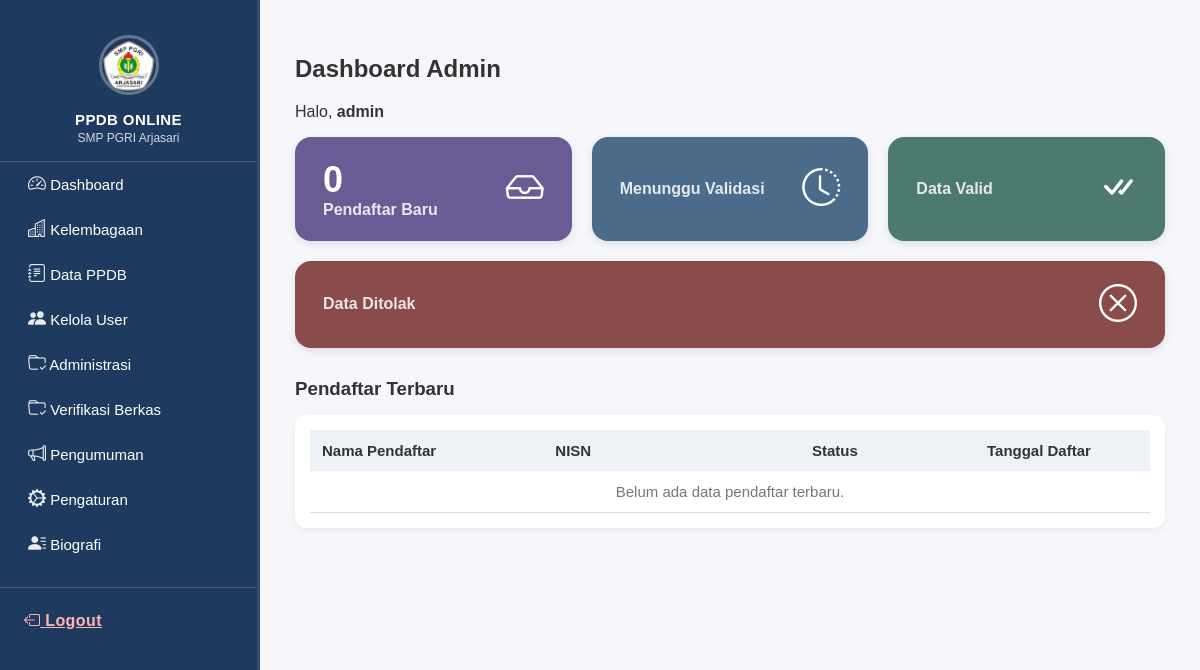
The app's page /admin/dashboard (signed in), older data.
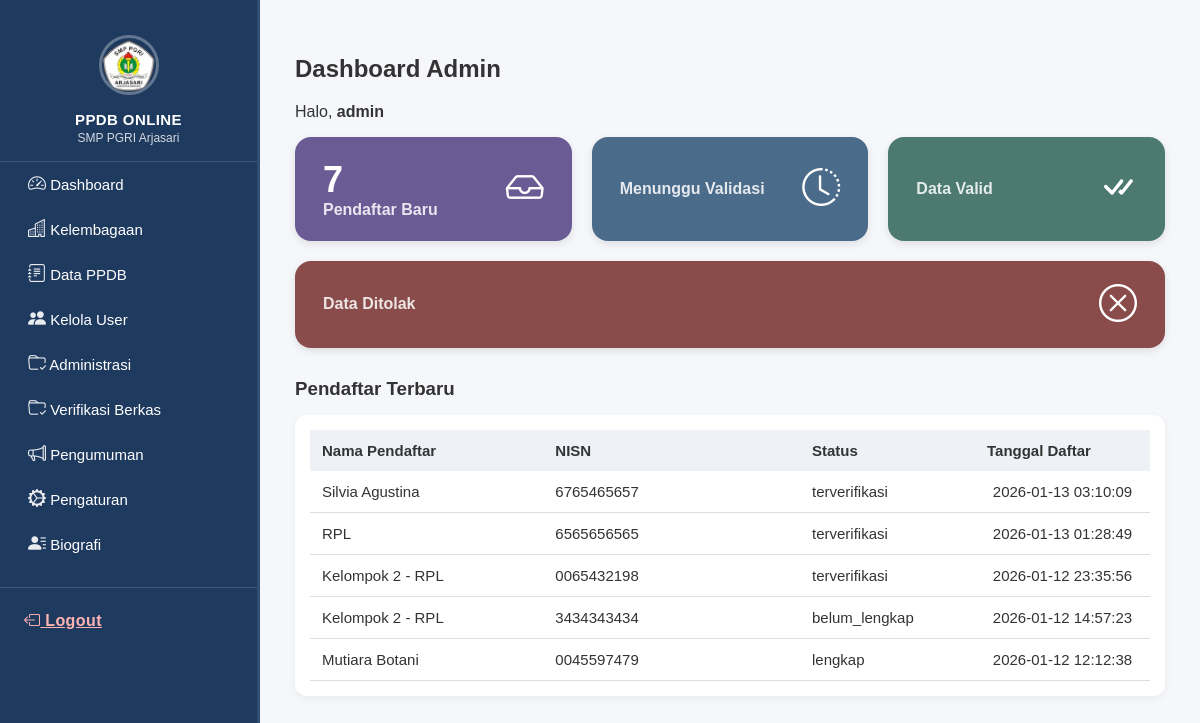
The same page, newer data.
### tables this page shows
CREATE TABLE `pendaftar` (
  `id_pendaftar` int NOT NULL,
  `id_pengguna` int DEFAULT NULL,
  `nik` varchar(16) DEFAULT NULL,
  `nisn` varchar(10) DEFAULT NULL,
  `nama_lengkap` varchar(100) DEFAULT NULL,
  `jenis_kelamin` enum('Laki-laki','Perempuan') DEFAULT NULL,
  `tempat_lahir` varchar(50) DEFAULT NULL,
  `tanggal_lahir` date DEFAULT NULL,
  `agama` enum('Islam','Kristen','Katolik','Hindu','Budha','Konghucu','Lainnya') DEFAULT NULL,
  `alamat` text,
  `status_tinggal` enum('bersama_ortu','wali','kost','asrama','lainnya') DEFAULT 'bersama_ortu',
  `asal_sekolah` varchar(100) DEFAULT NULL,
  `anak_ke` int DEFAULT NULL,
  `jumlah_saudara` int DEFAULT NULL,
  `status_anak` enum('kandung','tiri','angkat') NOT NULL,
  `yatim_status` enum('bukan','yatim','piatu','yatim_piatu') DEFAULT 'bukan',
  `bahasa_rumah` varchar(100) DEFAULT NULL,
  `tinggi_badan` int DEFAULT NULL,
  `berat_badan` int DEFAULT NULL,
  `penyakit` text,
  `tahun_lulus` year DEFAULT NULL,
  `nomor_hp` varchar(20) DEFAULT NULL,
  `email` varchar(100) DEFAULT NULL,
  `tanggal_daftar` timestamp NULL DEFAULT CURRENT_TIMESTAMP,
  `status_data` enum('belum_lengkap','lengkap','terverifikasi') DEFAULT 'belum_lengkap'
);

### core/Router.php (called while the page is built, shortened)
<?php
class Router {
    private $routes = [];
    public function get($uri, $action){
        $this->routes['GET'][$uri] = $action;
    }
    public function post($uri, $action){
        $this->routes['POST'][$uri] = $action;
    }
    public function run(){
        $uri = parse_url($_SERVER['REQUEST_URI'], PHP_URL_PATH);
        $method = $_SERVER['REQUEST_METHOD'];
        $route = $this->routes[$method][$uri] ?? null;
        list($controller, $method) = explode('@', $route);
        $object = new $controller;
        return $object->$method();
    }
}

### index.php (called while the page is built, shortened)
<?php
require_once __DIR__ . "/core/Config.php";
require_once __DIR__ . "/core/Router.php";
$router = new Router();
$router->get('/', 'AuthController@homepage');
$router->get('/login', 'AuthController@login');
$router->post('/login', 'AuthController@processLogin');
$router->get('/register', 'AuthController@register');
$router->post('/register/process', 'AuthController@processRegister');
$router->get('/dashboard', 'DashboardController@index');
$router->get('/dashboard/kelembagaan', 'DashboardController@kelembagaan');
$router->get('/dashboard/data_ppdb', 'DashboardController@dataPPDB');
$router->get('/dashboard/users', 'DashboardController@users');
$router->get('/dashboard/user/create', 'DashboardController@createUser');
$router->post('/dashboard/user/store', 'DashboardController@storeUser');
$router->get('/admin/dashboard', 'DashboardController@index');
$router->get('/siswa/dashboard', 'DashboardController@index');
$router->get('/dashboard/pembayaran/hapus', 'DashboardController@hapusPembayaran');
$router->get('/dashboard/hapusPembayaran', 'DashboardController@hapusPembayaran');
$router->get('/dashboard/user/edit', 'DashboardController@editUser');
$router->post('/dashboard/user/update', 'DashboardController@updateUser');
$router->post('/dashboard/updateUser', 'DashboardController@updateUser');
$router->get('/dashboard/user/delete', 'DashboardController@deleteUser');
$router->get('/dashboard/pengaturan', 'DashboardController@pengaturan');
$router->get('/dashboard/administrasi', 'DashboardController@administrasi');
$router->get('/dashboard/verifikasibayar', 'DashboardController@verifikasibayar');
$router->get('/dashboard/verifikasiBerkas', 'DashboardController@verifikasiBerkas');
$router->get('/dashboard/validBerkas', 'DashboardController@validBerkas');
$router->get('/dashboard/invalidBerkas', 'DashboardController@invalidBerkas');
$router->get('/dashboard/biografi', 'DashboardController@biografi');
$router->get('/admin/ppdb', 'DashboardController@index');
$router->get('/admin/ppdb/detail', 'DashboardController@detail');
$router->get('/admin/ppdb/edit', 'DashboardController@edit');
$router->post('/admin/ppdb/update', 'DashboardController@update');
$router->get('/admin/ppdb/delete', 'DashboardController@delete');
$router->get('/admin/ppdb/cetak', 'DashboardController@cetakPPDB');
$router->get('/dashboard/pengumuman', 'DashboardController@pengumuman');
$router->get('/siswa/formulir', 'FormulirController@index');
$router->post('/siswa/formulir/simpan', 'FormulirController@simpan');
$router->get('/siswa/formulir/cetak', 'FormulirController@cetak');
$router->get("/siswa/berkas_pendaftar", "BerkasController@index");
$router->post("/siswa/berkas/upload", "BerkasController@upload");
$router->get('/siswa/pembayaran', 'PembayaranController@index');
$router->post('/siswa/pembayaran/upload', 'PembayaranController@upload');
$router->get("/siswa/pengumuman", "PengumumanController@index");
$router->get('/forgot', 'AuthController@forgot');
$router->post('/forgot', 'AuthController@processForgot');
$router->get('/reset', 'AuthController@resetForm');
$router->post('/reset', 'AuthController@processReset');
$router->get('/logout', 'LogoutController@index');
$router->run();

### core/Config.php (called while the page is built, shortened)
<?php
class Config {
    private static $env = null;
    private static function loadEnv(){
        if(self::$env !== null){
            return;
        }
        self::$env = [];
        $path = __DIR__ . '/../.env';
        $file = file($path);
        foreach($file as $line){
            $line = trim($line);
            if(!$line || $line[0] == '#') continue;
            list($name, $value) = explode('=', $line, 2);
            $name  = trim($name);
            $value = trim($value);
            self::$env[$name] = $value;
        }
    }
    public static function env($key){
        return self::$env[$key] ?? null;
    }
    public static function base_url(){
        return self::env('BASE_URL');
    }
}

### core/Database.php (called while the page is built, shortened)
<?php
require_once __DIR__ . '/Config.php';
class Database {
    public function __construct() {
        $host = Config::env('DB_HOST');
        $user = Config::env('DB_USER');
        $pass = Config::env('DB_PASS');
        $name = Config::env('DB_NAME');
        $this->conn = new mysqli($host, $user, $pass, $name);
    }
}

### app/models/Pendaftar.php (called while the page is built, shortened)
<?php
require_once __DIR__ . "/../../core/Database.php";
class Pendaftar extends Database {
    public function countAll()
    {
        $r = $this->conn->query("SELECT COUNT(*) total FROM pendaftar")->fetch_assoc();
        return (int)$r['total'];
    }
    public function getLatest($limit = 5)
    {
        $limit = (int)$limit;
        return $this->conn
            ->query("SELECT * FROM pendaftar ORDER BY tanggal_daftar DESC LIMIT $limit")
            ->fetch_all(MYSQLI_ASSOC);
    }
}

### app/views/admin/dashboard.php (the view, shortened to what this page needs)
<?php
$base = Config::base_url();
?>
<!DOCTYPE html>
<html lang="id">
<head>
    <link rel="stylesheet" href="https://cdn.jsdelivr.net/npm/bootstrap-icons@1.11.3/font/bootstrap-icons.css">
    <link rel="stylesheet" href="<?= $base ?>/public/assets/css/admin.css">
</head>
<body>
<?php include "sidebar.php"; ?>
<div class="content">
    <h2>Dashboard Admin</h2>
    <p>Halo, <b><?= $_SESSION["nama_pengguna"] ?></b></p>
    <div class="stat-row">
        <div class="stat-card purple">
            <div class="stat-info">
                <h3><?= $jumlah ?></h3>
                <p>Pendaftar Baru</p>
            </div>
            <div class="stat-icon">
                <i class="bi bi-inbox"></i>
            </div>
        </div>
        <div class="stat-card blue">
            <div class="stat-info">
                <p>Menunggu Validasi</p>
            </div>
            <div class="stat-icon">
                <i class="bi bi-clock-history"></i>
            </div>
        </div>
        <div class="stat-card green">
            <div class="stat-info">
                <p>Data Valid</p>
            </div>
            <div class="stat-icon">
                <i class="bi bi-check-all"></i>
            </div>
        </div>
        <div class="stat-card red">
            <div class="stat-info">
                <p>Data Ditolak</p>
            </div>
            <div class="stat-icon">
                <i class="bi bi-x-circle"></i>
            </div>
        </div>
    </div>
    <h3 style="margin-top:30px; margin-bottom:15px;">Pendaftar Terbaru</h3>
    <div class="table-box">
        <table class="table-admin">
            <thead>
                <tr>
                    <th>Nama Pendaftar</th>
                    <th>NISN</th>
                    <th>Status</th>
                    <th>Tanggal Daftar</th>
                </tr>
            </thead>
            <tbody>
                <?php if (!empty($latest) && is_array($latest)): ?>
                    <?php foreach ($latest as $row): ?>
                        <tr>
                            <td><?= $row["nama_lengkap"] ?></td>
                            <td><?= $row["nisn"] ?></td>
                            <td><?= $row["status_data"] ?></td>
                            <td><?= $row["tanggal_daftar"] ?></td>
                        </tr>
                    <?php endforeach; ?>
                <?php else: ?>
                    <tr>
                        <td colspan="4" style="text-align:center;color:#777;">
                            Belum ada data pendaftar terbaru.
                        </td>
                    </tr>
                <?php endif; ?>
            </tbody>
        </table>
    </div>
</div>
</body>
</html>

### app/controllers/DashboardController.php (shortened to what this page needs)
<?php
require_once __DIR__ . '/../models/Pendaftar.php';
class DashboardController {
    public function index() {
        $role = $_SESSION["role"];
        if($role === "admin"){
            $pendaftar = new Pendaftar;
            $upload    = new Upload;
            $payment   = new Payment();
            $total_pendaftar = $pendaftar->countAll();
            $jumlah   = $pendaftar->countAll();
            $menunggu = $pendaftar->getFormDataByUserId('baru');
            $valid    = $pendaftar->getFormDataByUserId('lengkap');
            $tolak    = $pendaftar->getFormDataByUserId('ditolak');
            $total_upload = $upload->countUploaded();
            $total_bayar  = $payment->count();
            $latest = $pendaftar->getLatest();
            $data = [
                "total_pendaftar" => $total_pendaftar,
                "total_upload"    => $total_upload,
                "total_bayar"     => $total_bayar,
                "latest"          => $latest,
                "jumlah"          => $jumlah,
                "menunggu"        => $menunggu,
                "valid"           => $valid,
                "tolak"           => $tolak
            ];
            extract($data);
            require __DIR__ . '/../views/admin/dashboard.php';
            return;
        }
    }
}

### app/views/admin/sidebar.php
<?php
$base = Config::base_url();
$uri  = $_SERVER['REQUEST_URI'];
?>
<div class="sidebar">
    <div class="brand text-center">
        <img src="<?= $base ?>/public/img/logo_smp.png" class="logo-admin" width="65">
        <h5 class="mt-2 mb-0 fw-bold">PPDB ONLINE</h5>
        <small>SMP PGRI Arjasari</small>
    </div>
    <a href="<?= $base ?>/dashboard"
       class="sidebar-link <?= ($uri == '/dashboard') ? 'active' : '' ?>">
        <i class="bi bi-speedometer2 me-2"></i> Dashboard
    </a>
    <a href="<?= $base ?>/dashboard/kelembagaan"
       class="sidebar-link <?= (strpos($uri, '/dashboard/kelembagaan') !== false ? 'active' : '') ?>">
        <i class="bi bi-buildings me-2"></i> Kelembagaan
    </a>
    <a href="<?= $base ?>/dashboard/data_ppdb"
       class="sidebar-link <?= (strpos($uri, '/dashboard/data-ppdb') !== false ? 'active' : '') ?>">
        <i class="bi bi-journal-text me-2"></i> Data PPDB
    </a>
       <a href="<?= $base ?>/dashboard/users"
            class="sidebar-link <?= (strpos($uri,'/dashboard/users')!==false?'active':'') ?>">
        <i class="bi bi-people-fill me-2"></i> Kelola User
        </a>
        <a href="<?= $base ?>/dashboard/administrasi"
            class="sidebar-link <?= (strpos($uri, '/dashboard/administrasi') !== false ? 'active' : '') ?>">
                <i class="bi bi-folder-check me-2"></i> Administrasi
            </a>
        <a href="<?= $base ?>/dashboard/verifikasiBerkas"
                class="sidebar-link <?= (strpos($uri, '/dashboard/verifikasiBerkas') !== false ? 'active' : '') ?>">
                    <i class="bi bi-folder-check me-2"></i> Verifikasi Berkas
            </a>
    <a href="<?= $base ?>/dashboard/pengumuman"
       class="sidebar-link <?= (strpos($uri, '/dashboard/pengumuman') !== false ? 'active' : '') ?>">
        <i class="bi bi-megaphone me-2"></i> Pengumuman
    </a>
    <a href="<?= $base ?>/dashboard/pengaturan"
       class="sidebar-link <?= (strpos($uri, '/dashboard/pengaturan') !== false ? 'active' : '') ?>">
        <i class="bi bi-gear-wide-connected me-2"></i> Pengaturan
    </a>
    <a href="<?= $base ?>/dashboard/biografi"
   class="sidebar-link <?= (strpos($uri, '/dashboard/biografi') !== false ? 'active' : '') ?>">
    <i class="bi bi-person-lines-fill me-2"></i> Biografi
</a>
    <div class="logout-box mt-4">
        <a href="<?= $base ?>/logout" class="logout-link">
            <i class="bi bi-box-arrow-left me-2"></i> Logout
        </a>
    </div>
</div>

### public/assets/css/admin.css (style rules this page uses)
body { margin: 0; font-family: Poppins, sans-serif; background: #f5f7fa; color: #333; }
* { box-sizing: border-box; }
.sidebar { width:260px; background:#1f3a5f; height:100vh; padding-top:20px; position:fixed; left:0; top:0; overflow-y:auto; color:white; border-right:3px solid #314f73; }
.brand { padding:15px 20px; text-align:center; border-bottom:1px solid rgba(255,255,255,0.15); }
.logo-admin { width:60px; height:60px; border-radius:50%; border:3px solid rgba(255,255,255,0.3); margin-bottom:8px; }
.brand h5 { margin:4px 0 0 0; font-size:15px; font-weight:600; letter-spacing:0.4px; }
.brand small { font-size:12px; opacity:.8; }
.sidebar-link { display:block; padding:12px 24px; text-decoration:none; color:white; font-size:15px; font-weight:500; transition:.2s; border-left:4px solid transparent; }
.sidebar-link i { font-size:18px; width:24px; opacity:.9; }
.logout-box { padding-top:12px; margin-top:20px; border-top:1px solid rgba(255,255,255,0.15); }
.logout-link { display:block; padding:12px 24px; color:#ffb4b4 !important; font-weight:700; letter-spacing:0.4px; }
.content { padding: 35px; margin-left: 260px; z-index: 10; position: relative; }
.stat-row { display: flex; justify-content: space-between; flex-wrap: wrap; gap: 20px; }
.stat-card { flex: 1; min-width: 220px; padding: 22px 28px; display: flex; align-items: center; justify-content: space-between; border-radius: 16px; color: white; font-weight: 600; box-shadow: 0 3px 8px rgba(0,0,0,0.1); transition: 0.2s; }
.stat-card.purple { background: #6b5b95; }
.stat-card.blue { background: #4b6b8a; }
.stat-card.green { background: #4c7a70; }
.stat-card.red { background: #8a4b4b; }
.stat-info h3 { margin: 0; font-size: 36px; }
.stat-info p { margin: 0; opacity: 0.85; }
.stat-icon { font-size: 38px; }
.table-box { background: white; padding: 15px; border-radius: 12px; margin-top: 10px; box-shadow: 0 3px 8px rgba(0,0,0,0.05); }
.table-admin { width: 100%; border-collapse: collapse; font-size: 15px; table-layout: fixed; }
.table-admin th:nth-child(1), .table-admin td:nth-child(1) { width: 20%; }
.table-admin th:nth-child(2), .table-admin td:nth-child(2) { width: 22%; }
.table-admin th:nth-child(3), .table-admin td:nth-child(3) { width: 15%; }
.table-admin th:nth-child(4), .table-admin td:nth-child(4) { width: 15%; }
.table-admin thead tr { background: #eef2f6; }
.table-admin th { text-align: left; padding: 12px; font-weight: 600; color: #333; }
.table-admin td { padding: 12px; border-bottom: 1px solid #ddd; }
.table-admin td:nth-child(4) { text-align: center; }

Row changes from the older to the newer data that the page shows:
added pendaftar: nama_lengkap "Silvia Agustina", nisn "6765465657", status_data "terverifikasi", tanggal_daftar "2026-01-13 03:10:09"
added pendaftar: nama_lengkap "RPL", nisn "6565656565", status_data "terverifikasi", tanggal_daftar "2026-01-13 01:28:49"
added pendaftar: nama_lengkap "Kelompok 2 - RPL", nisn "0065432198", status_data "terverifikasi", tanggal_daftar "2026-01-12 23:35:56"
added pendaftar: nama_lengkap "Kelompok 2 - RPL", nisn "3434343434", status_data "belum_lengkap", tanggal_daftar "2026-01-12 14:57:23"
added pendaftar: nama_lengkap "Mutiara Botani", nisn "0045597479", status_data "lengkap", tanggal_daftar "2026-01-12 12:12:38"
Text that changed along with them:
$jumlah: "0" → "7"
text no longer shown: "Belum ada data pendaftar terbaru."
